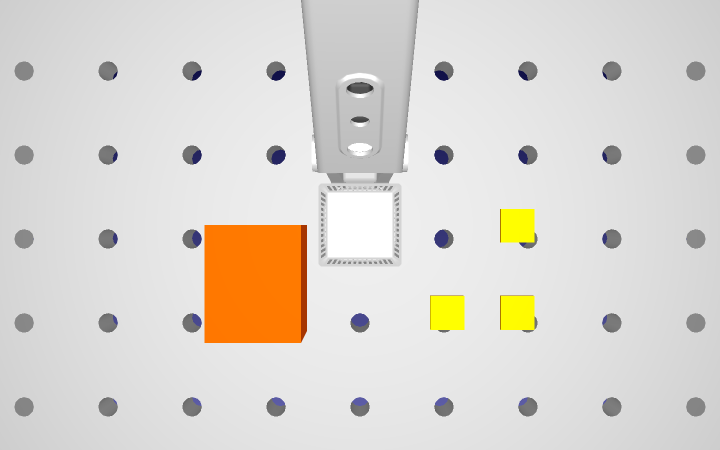
#> input picture images/robodk_snapshot.png, 1440 x 900 px (shown at 1/2 size)
$ python task-b2.py
#> lines starting #> are read from the running program, lines starting #| are printed output that depends on the picture
import cv2

# -------------------------------------------------
# Load RoboDK snapshot
# -------------------------------------------------
image_path = "images/robodk_snapshot.png"
img = cv2.imread(image_path)
#> img is the input picture: shape (900, 1440, 3); mean B, G, R 209, 215.7, 220.7

if img is None:
    print("Error: Could not load RoboDK snapshot")
    exit(1)

# Print image information
print("Image shape (H, W, C):", img.shape)
#| Image shape (H, W, C): (900, 1440, 3)

# -------------------------------------------------
# Rectangle 1: Box
# Coordinates from pixel clicks
# Top-left  : (401, 434)
# Bottom-right: (609, 696)
# -------------------------------------------------
cv2.rectangle(img, (401, 434), (609, 696), (255, 0, 0), 2)
cv2.putText(
    img,
    "Box",
    (401, 420),
    cv2.FONT_HERSHEY_SIMPLEX,
    0.7,
    (255, 0, 0),
    2
)
#> img: shape (900, 1440, 3); mean B, G, R 209.2, 215.2, 220.1

# -------------------------------------------------
# Rectangle 2: Mosaic Tile
# Coordinates from pixel clicks
# Top-left  : (848, 581)
# Bottom-right: (939, 669)
# -------------------------------------------------
cv2.rectangle(img, (848, 581), (939, 669), (0, 255, 0), 2)
cv2.putText(
    img,
    "Mosaic Tile",
    (848, 565),
    cv2.FONT_HERSHEY_SIMPLEX,
    0.7,
    (0, 255, 0),
    2
)

# -------------------------------------------------
# Name and date (MANDATORY)
# -------------------------------------------------
cv2.putText(
    img,
    "Ajit G C - 2026-01-21",
    (10, 30),
    cv2.FONT_HERSHEY_SIMPLEX,
    0.8,
    (0, 0, 0),
    2
)
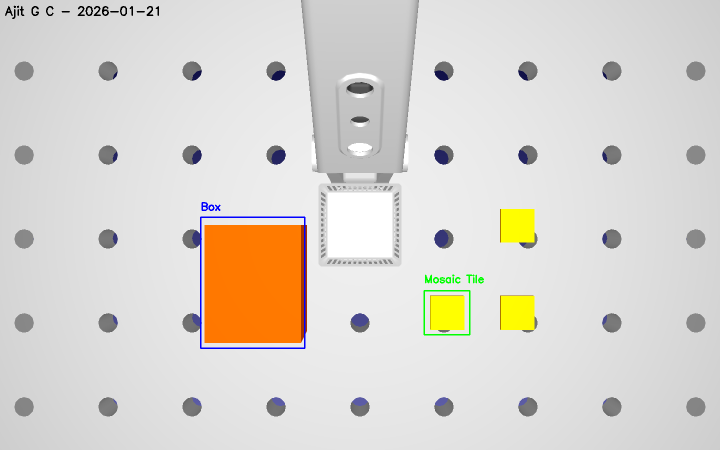
#> img: shape (900, 1440, 3) (shown at 1/2 size); mean B, G, R 208.6, 215, 219.5

# -------------------------------------------------
# Save and display result
# -------------------------------------------------
output_path = "images/robodk_annotated.png"
cv2.imwrite(output_path, img)

print("Annotated image saved at:", output_path)

cv2.imshow("RoboDK Annotation", img)
cv2.waitKey(3000)
cv2.destroyAllWindows()
